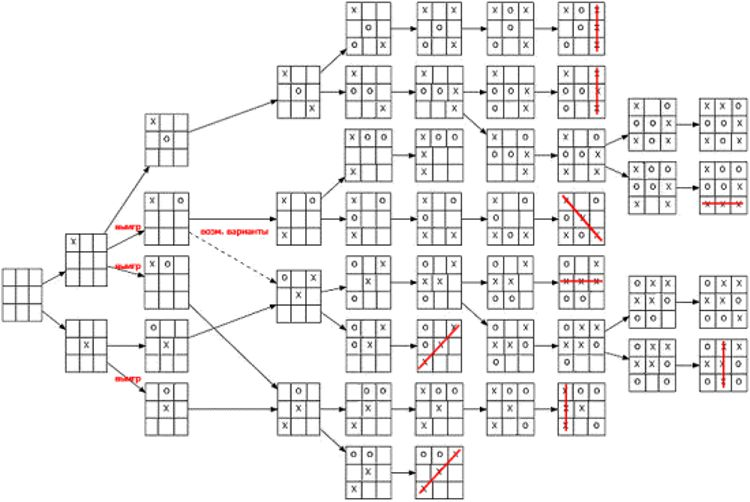
#> input picture documents/course_presentation/pictures/xoxo.jpg, 750 x 502 px; its folder holds only this picture in this run
$ python -i locatechessboard.py   (imports and definitions only)   (Python 2 division)
#> lines starting #> are read from the running program, lines starting #| are printed output that depends on the picture
### chessview/program/geometry.py
import numpy as np
import math

class IntersectionError(Exception):
    pass

class Line:
    def __init__(self, rho_theta=None, points=None):
        self.rho = rho_theta[0] if rho_theta else None
        self.theta = rho_theta[1] if rho_theta else None
        if self.rho is not None and self.theta is not None:
            scale = 5000
            a = np.cos(self.theta)
            b = np.sin(self.theta)
            x0 = a*self.rho
            y0 = b*self.rho
            self.x1 = int(x0 + scale*(-b))
            self.y1 = int(y0 + scale*(a))
            self.x2 = int(x0 - scale*(-b))
            self.y2 = int(y0 - scale*(a))
        elif points is not None:
            (self.x1, self.y1, self.x2, self.y2) = points
        else:
            self.x1 = self.y1 = self.x2 = self.y2 = None

    def as_points(self):
        return [self.x1, self.y1, self.x2, self.y2]

def lines_intersection(line1, line2):
    return intersection_point(line1.as_points(), line2.as_points())

# [37 lines left out: functions intersection_point, visible_intersection_p, distance, not called in this run]

###############################################################################################################################

def get_ordering_attribute(line):
    return 'x_value' if hasattr(line, 'x_value') else 'y_value'

# [24 lines left out: functions next_line, select_lines, not called in this run]

### chessview/program/locatechessboard.py
import numpy as np
import cv2
import scipy
import scipy.spatial, scipy.spatial.distance
import scipy.cluster.hierarchy
from geometry import Line, distance, intersection_point, visible_intersection_p, lines_intersection
from painting import debug_painting
from grid import outerCorners, hintedBorder

import program.gvars as gvars

def auto_canny(image, sigma=0.33):
    # compute the median of the single channel pixel intensities
    v = np.median(image)

    # apply automatic Canny edge detection using the computed median
    lower = int(max(0, (1.0 - sigma) * v))
    upper = int(min(255, (1.0 + sigma) * v))
    edged = cv2.Canny(image, lower, upper)

    # return the edged image
    return edged

def find_representative_lines(image, lines, polarLines, threshold=15):
    if not lines or len(lines)==0:
        return []
    if len(lines) == 1:
        return polarLines
    height, width, point = image.shape
    X = lines
    # [17 lines left out: functions lines_proximity, find_clusters, not called in this run]

    clusters, mapping = find_clusters(X, lines_proximity, threshold)
    representatives = []
    weighted_averages = [] # rho, theta, number of lines in the cluster, line object
    for clusterId, clusterMembers in clusters.items():
        members = [polarLines[k] for k in clusterMembers]
        thetas = [theta for rho, theta in members]
        rhos = [rho for rho, theta in members]
        weighted_averages.append( (sum(rhos)/len(rhos), sum(thetas)/len(thetas), len(rhos), Line(rho_theta=(rho, theta))) )
    # merge clusters with visible intersections
    #FIXME: this simple method will not merge a chain of pairwise intersecting lines
    merged = []
    for seq, (rho, theta, count, line) in enumerate(weighted_averages):
        if seq in merged:
            continue
        repr_rho, repr_theta, repr_count = rho*count, theta*count, count
        for seq2, (rho2, theta2, count2, line2) in enumerate(weighted_averages):
            if seq2 > seq and visible_intersection_p(line, line2, image):
                merged.append(seq2)
                repr_rho = repr_rho + rho2*count2
                repr_theta = repr_theta + theta2*count2
                repr_count = repr_count + count2
        representatives.append( (repr_rho/repr_count, repr_theta/repr_count) )
    return representatives

def find_squares(image, votes_per_line=125, raw_lines=False):
    thetas = []
    imageHL = image.copy()
    imageTemp = image.copy()
    gray = cv2.cvtColor(image, cv2.COLOR_BGR2GRAY)
    blurred = cv2.GaussianBlur(gray, (3, 3), 0)

    # apply Canny edge detection using automatically determined threshold
    auto = auto_canny(blurred)

    #Hough Tranform version1
    rad = np.pi/180
    lines = cv2.HoughLines(auto, 1, np.pi/180, votes_per_line)

    def polar_to_euclidian(rho, theta):
        a = np.cos(theta)
        b = np.sin(theta)
        x0 = a*rho
        y0 = b*rho
        x1 = int(x0 + 2000*(-b))
        y1 = int(y0 + 2000*(a))
        x2 = int(x0 - 2000*(-b))
        y2 = int(y0 - 2000*(a))
        return [x1, y1, x2, y2]

    def horizontal_line_p(rho, theta):
        return abs(theta-90*rad) < 30*rad

    verticalPolar = []
    horizontalPolar = []
    for (index, (rho, theta)) in enumerate(lines[0]): #this is houghLinesDetector resulit
        if horizontal_line_p(rho, theta):
            horizontalPolar.append((rho, theta))
        else:
            verticalPolar.append((rho, theta))

    #debug_painting(gvars.image_to_draw_121, [Line(rp) for rp in verticalPolar], [Line(rp) for rp in horizontalPolar])

    if not raw_lines:
        verticalPolar = find_representative_lines(image, [polar_to_euclidian(rho, theta) for rho, theta in verticalPolar], verticalPolar, threshold=30)
        horizontalPolar = find_representative_lines(image, [polar_to_euclidian(rho, theta) for rho, theta in horizontalPolar], horizontalPolar, threshold=30)

    vertical = [Line(rp) for rp in verticalPolar]
    horizontal = [Line(rp) for rp in horizontalPolar]

    #debug_painting(gvars.image_to_draw_121, vertical, horizontal)

    return vertical, horizontal


# [35 lines left out: function locateChessboard, not called in this run]


>>> import cv2
>>> picture = cv2.imread('../../documents/course_presentation/pictures/xoxo.jpg')
#> picture is the input picture: shape (502, 750, 3); mean B, G, R 236.7, 236.7, 237.5
>>> result = find_squares(picture)
#> in find_squares, `blurred = cv2.GaussianBlur(gray, (3, 3), 0)`:
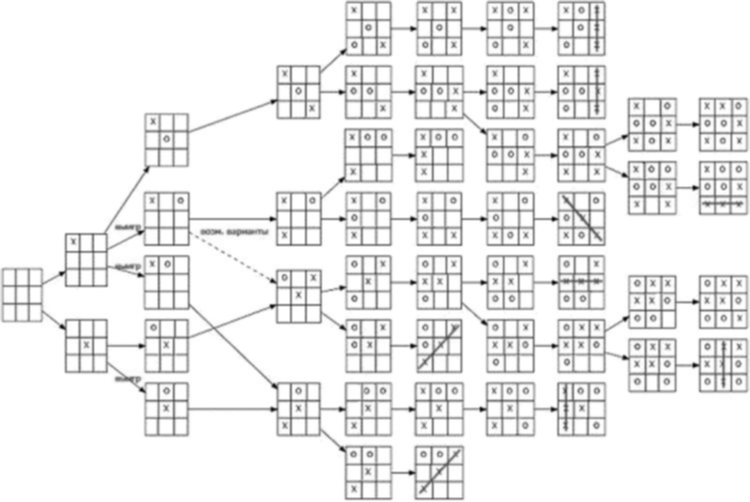
#> blurred: shape (502, 750); min 6, max 255, mean 237
#> in auto_canny, `v = np.median(image)`: v = 255
#> in auto_canny, `lower = int(max(0, (1.0 - sigma) * v))`: lower = 170
#> in auto_canny, `upper = int(min(255, (1.0 + sigma) * v))`: upper = 255
#> in auto_canny, `edged = cv2.Canny(image, lower, upper)`:
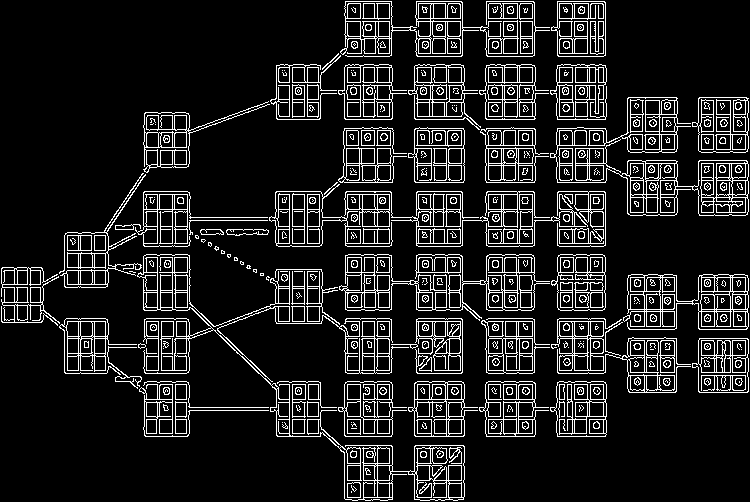
#> edged: shape (502, 750); 11.9% white in thin lines or dots
#> in find_squares, `lines = cv2.HoughLines(auto, 1, np.pi/180, votes_per_line)`: lines = 1652 rows, first 8: [321, 1.57], [377, 0], [338, 1.57], [194, 1.57], [389, 0], [374, 0], [229, 1.57], [318, 1.57]
#> the loop in find_squares, `for (index, (rho, theta)) in enumerate(lines[0]):` made 1 pass
#> after the loop in find_squares, `for (index, (rho, theta)) in enumerate(lines[0]):`: horizontalPolar = [(321, 1.57)]; verticalPolar = []
#> in find_squares, `horizontal = [Line(rp) for rp in horizontalPolar]`: horizontal = 1 item

$ run again, on documents/course_presentation/pictures/vs.png
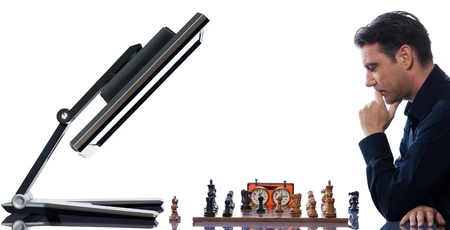
#> input picture documents/course_presentation/pictures/vs.png, 450 x 230 px
#> picture is the input picture: shape (230, 450, 3); mean B, G, R 194.3, 193.1, 195.6
#> in find_squares, `blurred = cv2.GaussianBlur(gray, (3, 3), 0)`:
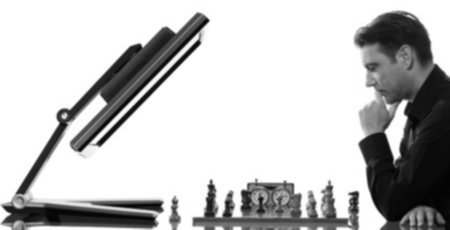
#> blurred: shape (230, 450); min 2, max 255, mean 194
#> v = 255
#> lower = 170
#> upper = 255
#> in auto_canny, `edged = cv2.Canny(image, lower, upper)`:
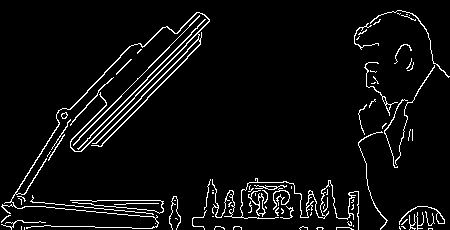
#> edged: shape (230, 450); 5.2% white in thin lines or dots
#> lines = [[163, 0.785], [168, 0.785], [153, 0.785], [160, 0.768], [164, 0.768], [173, 0.785], [169, 0.768], [174, 0.768], [200, 1.57]]
#> the loop in find_squares, `for (index, (rho, theta)) in enumerate(lines[0]):` made 1 pass
#> after the loop in find_squares, `for (index, (rho, theta)) in enumerate(lines[0]):`: horizontalPolar = []; verticalPolar = [(163, 0.785)]
#> vertical = 1 item
#> horizontal = []
